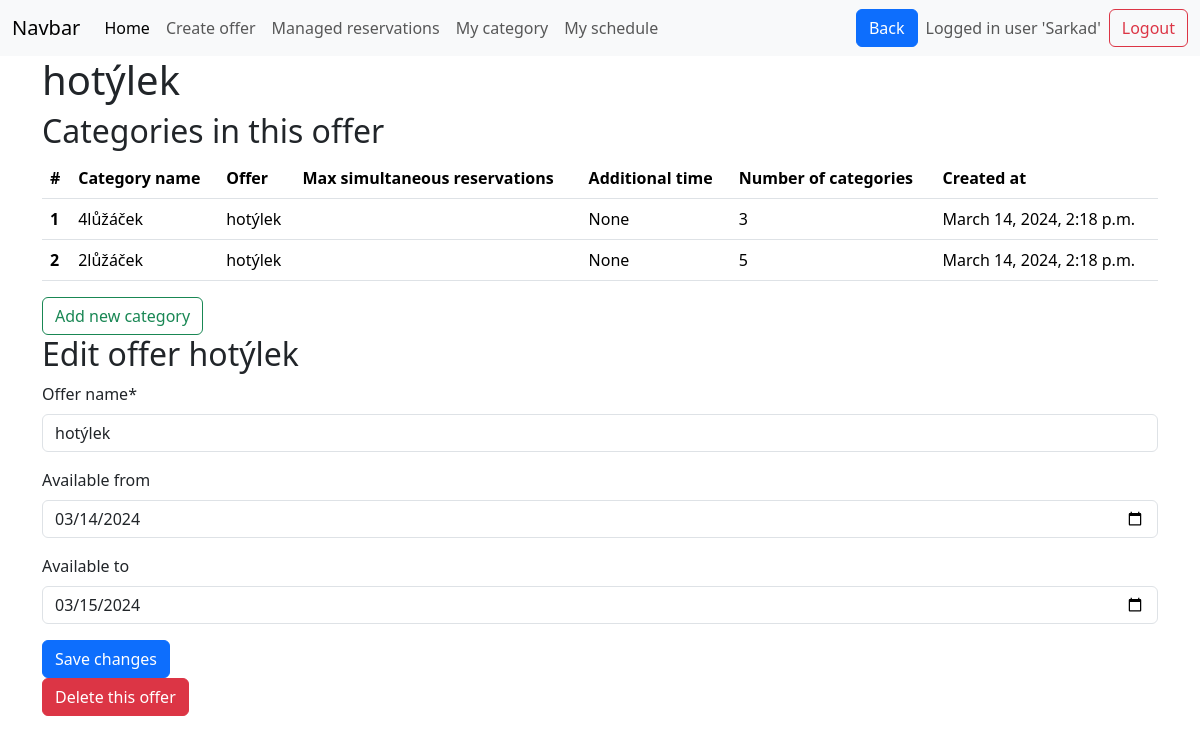
Page /offer_detail/32 (signed in) on the earlier database version.
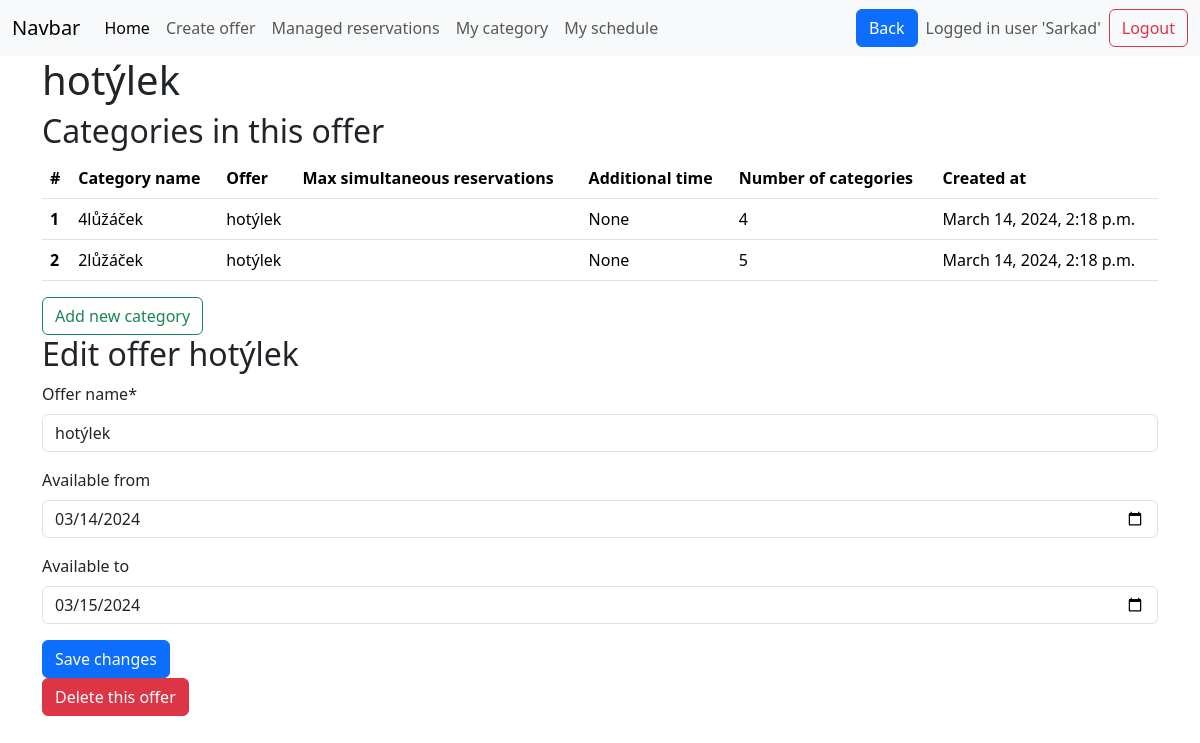
Same page on the later database version.
### base/models.py (models this page shows, shortened)
class Offer(models.Model):
    offer_name = models.CharField(max_length=50)
    available_from = models.DateField(null=True, blank=True)
    available_to = models.DateField(null=True, blank=True)
    created_at = models.DateTimeField(default=timezone.now)
    manager_of_this_offer = models.ForeignKey(
        User, on_delete=models.CASCADE, null=True, blank=True
    )
    def __str__(self):
        return self.offer_name  # rewrites Offer object (x) to its name in admi panel

class Category(models.Model):
    category_name = models.CharField(max_length=50)
    category_description = models.CharField(max_length=1000, null=True, blank=True)
    category_capacity = models.IntegerField(default=1)
    max_simultneous_reservations = models.IntegerField(default=1)
    additional_time = models.DurationField(null=True, blank=True)
    count_of_units = models.IntegerField(default=1)
    created_at = models.DateTimeField(default=timezone.now)
    belongs_to_offer = models.ForeignKey(Offer, on_delete=models.CASCADE)
    category_pricing = models.ForeignKey(Pricing, on_delete=models.CASCADE, null=True)

### base/views.py (the view, shortened to what this page needs)
# urls.py: path('offer_detail/<int:offer_id>',views.offer_detail, name='offer_detail' ),
@login_required  # If a user is not logged in, Django will redirect them to the login page.
def offer_detail(request, offer_id=None):
    offer = get_object_or_404(Offer, pk=offer_id)
    offer_name = offer.offer_name
    form = forms.OfferForm(instance=offer)
    if offer.manager_of_this_offer != request.user:
        messages.error(request, "You are not authorized to delete this offer.")
        return redirect("manager_home")  # Redirect to a safe page
    offers = Offer.objects.filter(manager_of_this_offer=request.user)
    offer = get_object_or_404(Offer, pk=offer_id)
    form = forms.OfferForm(instance=offer)
    categories = Category.objects.filter(belongs_to_offer=offer)
    return render(
        request,
        "offer_detail.html",
        context={
            "form": form,
            "offer_id": offer.id,
            "categories": categories,
            "offer_name": offer_name,
        },
    )

### base/forms.py
class OfferForm(ModelForm):
    class Meta:
        model = models.Offer
        exclude = [
            "manager_of_this_offer",
            "created_at",
        ]  # limiting the fields if that are displayed
        widgets = {
            "available_from": widgets.DateInput(
                attrs={
                    "type": "date",
                    "value": datetime.now().date(),
                }
            ),
            "available_to": widgets.DateInput(
                attrs={
                    "type": "date",
                    "value": datetime.now().date()+ timedelta(days=1),
                }
            ),
        }

### templates/offer_detail.html (shortened to what this page needs)
{% extends 'main.html' %}
{% load crispy_forms_tags %}
{% block content %}
<div class="container-md">
    <h1> {{ offer_name }} </h1>
    <h2> Categories in this offer </h2>
    {% if categories %}
    <table class="table table-hover">
        <thead>
            <tr>
                <th scope="col">#</th>
                <th scope="col">Category name</th>
                <th scope="col">Offer</th>
                <th scope="col">Max simultaneous reservations</th>
                <th scope="col">Additional time</th>
                <th scope="col">Number of categories</th>
                <th scope="col">Created at</th>
            </tr>
        </thead>
        <tbody>
            {% for category in categories %}
            <tr class="clickable-row" style="cursor: pointer;" title="Click to edit category"
                onclick="location.href='{% url 'edit_category' category.belongs_to_offer.id category.id %}'">
                <th scope="row">{{ forloop.counter }}</th>
                <td>{{ category.category_name }} </td>
                <td>{{ category.belongs_to_offer }} </td>
                <td>{{ category.max_simultaneous_reservations }} </td>
                <td>{{ category.additional_time }} </td>
                <td>{{ category.count_of_units }} </td>
                <td>{{ category.created_at }} </td>
            </tr>
            {% endfor %}
        </tbody>
    </table>
    <a onclick="location.href='{% url 'create_category' offer_id %}'" class="btn btn-outline-success" id="addrow">Add new category</a>
    {% else %}
    <p>You do not have any categories for this offer.<br>
        <a onclick="location.href='{% url 'create_category' offer_id %}'" class="btn btn-outline-success" id="addrow">Add new category</a>
    </p>
    {% endif %}
    <h2> Edit offer {{ offer_name }} </h2>
    <form method="post" class="form">
        {{ form|crispy }}
        <button type="submit" class="btn btn-primary">Save changes</button>
    </form>
    <button type="button" class="btn btn-danger" data-bs-toggle="modal" data-bs-target="#deleteOfferModal">
      Delete this offer
    </button>
</div>
{% endblock %}

### templates/main.html (shortened to what this page needs)
<!DOCTYPE html>
<html>
<head>
    <link href="https://cdn.jsdelivr.net/npm/bootstrap@5.3.3/dist/css/bootstrap.min.css" rel="stylesheet"
>
    <link rel="stylesheet" href="https://cdn.jsdelivr.net/npm/bootstrap-icons@1.9.1/font/bootstrap-icons.css">
</head>
<body>
    {% include 'navbar.html' %}
    {% block content %}
    {% endblock %}
</body>
</html>

### templates/navbar.html (shortened to what this page needs)
<nav class="navbar navbar-expand-lg bg-body-tertiary">
  <div class="container-fluid">
    <a class="navbar-brand" href="#">Navbar</a>
    <div class="collapse navbar-collapse" id="navbarSupportedContent">
      <ul class="navbar-nav me-auto mb-2 mb-lg-0">
        <li class="nav-item">
          <a class="nav-link active" aria-current="page" href="/manager_home">Home</a>
        </li>
        <li class="nav-item">
          <a class="nav-link" href="/create_offer">Create offer</a>
        </li>
        <li class="nav-item">
          <a class="nav-link" href="/managed_reservations">Managed reservations</a>
        </li>
        <li class="nav-item">
          <a class="nav-link" href="/my_schedule">My category</a>
        </li>
        <li class="nav-item">
          <a class="nav-link" href="/my_schedule">My schedule</a>
        </li>
      </ul>
      <button type="submit" class="btn btn-primary me-2" onclick="goBack()">Back</button>
       <div class="d-flex align-items-center">
        {% if request.user.is_authenticated %}
        <span class="navbar-text me-2"> Logged in user '{{ request.user.username | title }}'</span>
        <a class="btn btn-outline-danger" href="{% url 'logout' %}">Logout</a>
        {% else %}
        <a class="btn btn-outline-primary" href="{% url 'login' %}">Login</a>
        {% endif %}
      </div>
    </div>
    </div>
</nav>

Differences in the rows shown:
changed Category "4lůžáček": count_of_units "3" → "4"
